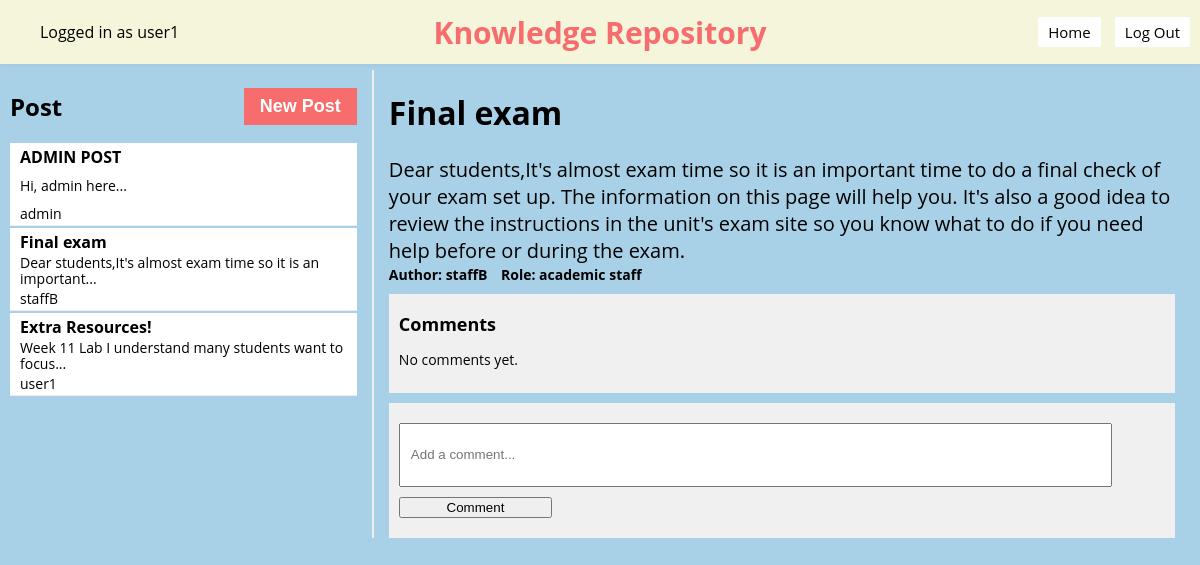
Page /knowledge-repository/8 (signed in) on the committed database.
### models.py (models this page shows)
class Base(DeclarativeBase):
    pass

class Article(Base):
    __tablename__ = "article"
    id: Mapped[int] = mapped_column(Integer, primary_key=True)
    title: Mapped[str] = mapped_column(String(100), nullable=False)
    content: Mapped[str] = mapped_column(Text, nullable=False)
    author_id: Mapped[int] = mapped_column(Integer, ForeignKey('user.username'), nullable=False)
    comments = relationship('Comment', backref='article', lazy='dynamic')
    user = relationship("User", foreign_keys=[author_id])

### app.py (the view)
@app.route("/knowledge-repository", defaults={'article_id': None})
@app.route("/knowledge-repository/<int:article_id>")
def knowledge_repository(article_id):
    username = session.get("username")
    if username is None:
        return redirect(url_for('login'))  # Redirect to login page
    articles = db.get_all_articles()
    selected_article = db.get_article(article_id) if article_id else None
    user = db.get_user(username)
    user_role = user.role.name if hasattr(user.role, 'name') else str(user.role)
    if selected_article:
        comments = db.get_comments(selected_article.id)
    else:
        comments = []
    if selected_article != None:
        author_role = db.get_user_role(selected_article.author_id)
    else:
        author_role = "student"
    return render_template('knowledge_repository.jinja', username=username, articles=articles, selected_article=selected_article, author_role=author_role, user_role=user_role, comments=comments)

### app.py (called while the page is built)
def csp_policy_string(policy_dict):
    return "; ".join([f"{key} {' '.join(val) if isinstance(val, list) else val}" for key, val in policy_dict.items()])

@app.after_request
def apply_csp(response):
    policy = {
    "default-src": "'self'",
    "script-src": [
        "'self'",
        "https://cdnjs.cloudflare.com",  # Allow scripts from CDN for Crypto-JS
        "https://cdn.jsdelivr.net",
        "'unsafe-inline'"
    ],
    "style-src": "'self' 'unsafe-inline'",  # Allows inline styles;
    "img-src": "'self'",
    "connect-src": "'self'",  # Restricts the URLs which can be loaded using script interfaces
    "font-src": "'self'",  # Fonts loading
    "object-src": "'none'",  # Prevents object, embed, and applet elements from rendering
    "frame-ancestors": "'none'"  # Protects against clickjacking
}
    response.headers['Content-Security-Policy'] = csp_policy_string(policy)
    return response

### db.py (called while the page is built)
def get_user(username: str):
    with Session(engine) as session:
        return session.get(User, username)

def get_all_articles():
    with Session(engine) as session:
        articles = session.query(Article).all()
        return articles

def get_article(article_id):
    with Session(engine) as session:
        return session.query(Article).filter(Article.id == article_id).first()

def get_comments(article_id):
    with Session(engine) as session:
        return session.query(Comment).filter(Comment.article_id == article_id).all()

def get_user_role(username):
    with Session(engine) as session:
        user = session.query(User).filter(User.username == username).first()
        if user:
            return user.role.value
        else:
            return None  # Return None if the user is not found

### templates/knowledge_repository.jinja (shortened to what this page needs)
{% extends 'base.jinja' %}
{% block content %}
<nav style="padding: 2px 0; overflow: auto;">
    <div style="float: left;">
        <ul>
            <li class="username" style="display: inline-block;">Logged in as {{ username }}</li>
        </ul>
    </div>
        <div style="text-align: center; position: absolute; left: 50%; transform: translateX(-50%);">
        <h1 style="margin: 0; font-size: 30px; color: #F76C6c; ">Knowledge Repository</h1>
    </div>
    <div style="float: right;">
        <ul>
            <li style="display: inline-block;"><button onclick="location.href='{{ url_for('home') }}'">Home</button></li>
            <button onclick="confirmLogout()">Log Out</button>
        </ul>
    </div>
</nav>
<div class="container">
    <div class="sidebar">
        <div class="sidebar-header">
            <h2>Post</h2>
            <button class="new-article" id="newArticleBtn">New Post</button>
        </div>
        {% for article in articles %}
            <div class="article-preview" onclick="location.href='{{ url_for('knowledge_repository', article_id=article.id) }}'">
                <h3 id="sidebar-title-{{ article.id }}">{{ article.title }}</h3>
                <p id="sidebar-content-{{ article.id }}" style="font-size: 14px; color: black; margin: 1px 0;">{{ article.content.split()[:10]|join(' ') }}...</p>
                <p style="font-size: 14px; color: black;margin: 1px 0;">{{ article.author_id }}</p>
            </div>
        {% endfor %}
        </div>
        <div class="main-content">
            {% if selected_article %}
            <h1 id="article-title-{{ selected_article.id }}">{{ selected_article.title }}</h1>
            <p id="article-content-{{ selected_article.id }}" style="font-size: 20px; color: black; ; margin: 1px 0;">{{ selected_article.content }}</p>
            <p style="margin-top:5px; font-size: 14px; color: black; margin: 1px 0;font-weight: 680;">
                <span style="padding-right: 10px;">Author: {{ selected_article.author_id}}</span>
                <span style="padding-right: 10px;"> Role: {{ author_role }}</span>
            </p>
            <div class="comments">
            <h3>Comments</h3>
            {% for comment in comments %}
                <div class="comment">
                    <p>
                    <span class="comment-role">({{ comment.author_role.value }})</span>
                    <span class="comment-author">{{ comment.author_id }}:</span>
                    <span class="comment-content">{{ comment.content }}</span>
                    </p>
                    {% if user_role == 'ADMIN' or user_role == 'ACADEMIC' or user_role == 'ADMINISTRATIVE'%}
                        <button onclick="deleteComment({{ comment.id }})" class="button delete-button">Delete</button>
                    {% endif %}
                </div>
                {% else %}
                <p>No comments yet.</p>
                {% endfor %}
            </div>
            <div class="comments">
                <form id="comment-form" data-article-id="{{ selected_article.id }}">
                    <input type="text" name="content" placeholder="Add a comment..." required>
                    <button type="submit">Comment</button>
                </form>
            </div>
            {% endif %}
        </div>
    </div>
{% endblock %}

### templates/knowledge_repository.jinja (style rules this page uses)
html, body { margin: 0; padding: 0; width: 100%; height: 100%; display: flex; flex-direction: column; font-family: 'Open Sans', sans-serif; background-color: #A8D0E6; }
nav { position: absolute; width: 100%; height: 60px; background-color: beige; display: flex; justify-content: space-between; align-items: center; padding: 0 20px; box-shadow: 0 2px 4px rgba(0, 0, 0, 0.03); overflow: hidden; }
h2 { font-family: 'Open Sans', sans-serif; }
h3 { font-family: 'Open Sans', sans-serif; color: black; font-size: 18px; margin: 8px 0; }
p { font-family: 'Open Sans', sans-serif; color: black; font-size: 14px; }
.container { margin-top: 60px; display: flex; justify-content: space-between; padding: 10px; }
.sidebar { overflow: auto; width: 30%; border-right: 2px solid #eee; padding-right: 15px; }
.sidebar-header { display: flex; align-items: center; justify-content: space-between; }
.article-preview { cursor: pointer; padding: 1px; border-bottom: 1px solid #eee; height: 80px; display: flex; flex-direction: column; justify-content: space-between; overflow: hidden; background: #fff; margin-bottom: 2px; padding-left: 5px; }
.article-preview h3 { margin-top: 2px; font-size: 16px; overflow: hidden; text-overflow: ellipsis; margin-bottom: 0px; white-space: nowrap; padding-left: 5px; }
.article-preview p { margin-top: 0px; line-height: 1.2; font-size: 14px; cursor: pointer; border-bottom: 0px solid #eee; overflow: hidden; text-overflow: ellipsis; padding-left: 5px; padding-right: 5px; }
.main-content { width: 68%; padding-left: 15px; padding-right: 15px; }
.comments { margin-top: 10px; background-color: #f0f0f0; padding: 10px; overflow-y: auto; // Enable vertical scrolling }
nav button { font-family: 'Open Sans', sans-serif; padding: 5px 10px; background-color: white; color: black; border: none; border-radius: 2px; cursor: pointer; text-align: center; text-decoration: none; display: inline-block; margin-right: 10px; font-size: 15px; transition: background-color 0.3s, color 0.3s; }
.new-article { padding: 8px 16px; background-color: #F76C6c; color: white; border: none; cursor: pointer; font-size: 18px; font-weight: bold; transition: background-color 0.2s; }
form { width: 100%; display: flex; flex-direction: column; align-items: left; }
form input[type="text"] { margin-top: 10px; width: 90%; padding: 10px; height: 40px; }
form button { margin-top: 10px; margin-bottom: 10px; width: 20%; }

### rows in the picture
Article: title "ADMIN POST", content.split "Hi, admin here", author_id "admin"
Article: title "Final exam", content.split "Dear students,It's almost exam time so it is an important", author_id "staffB", content "Dear students,It's almost exam time so it is an important time to do a final check of your exam set up. The information on this page will help you. It's also a good idea to review the instructions in the unit's exam site so you know what to do if you need help before or during the exam."
Article: title "Extra Resources!", content.split "Week 11 Lab I understand many students want to focus", author_id "user1"

### other values in the picture
{{ username }} "user1"
{{ author_role }} "academic staff"
